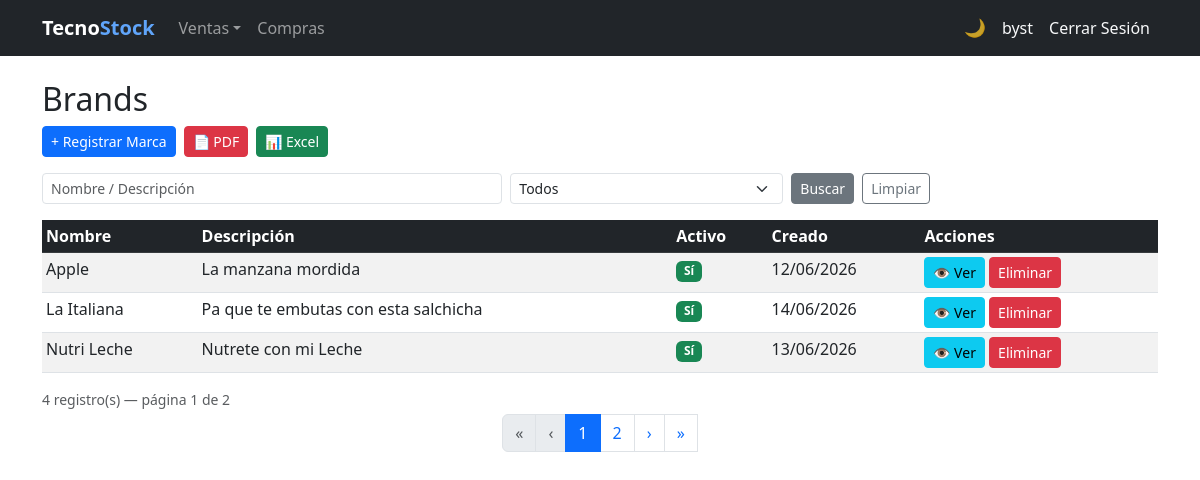
/brands/ (signed in), run on an earlier commit of the app's database.
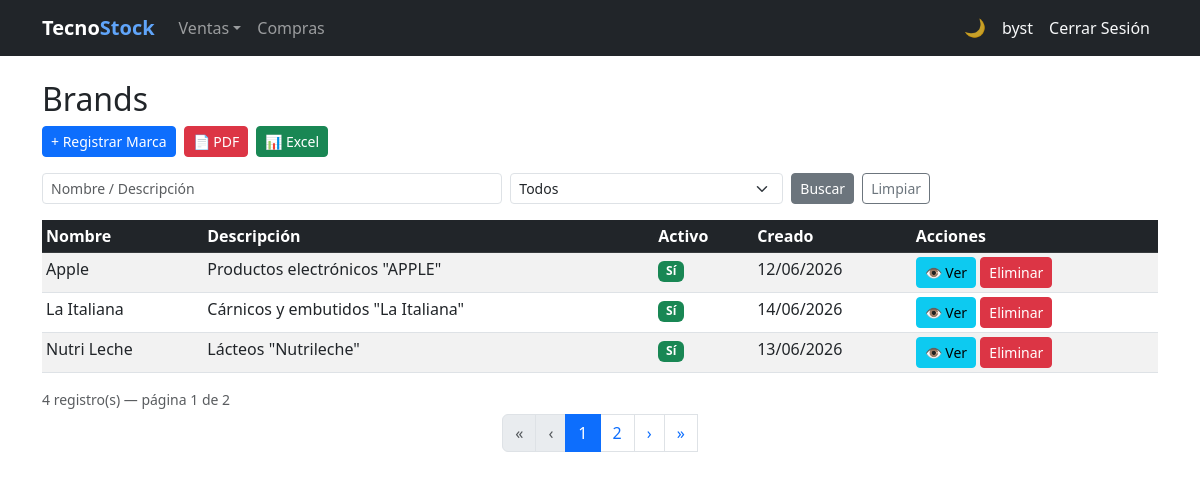
And on a later commit of the database.
### billing/models.py (models this page shows, shortened)
class Brand(models.Model):
    name = models.CharField(max_length=100, unique=True, verbose_name='Nombre de Marca')
    description = models.TextField(blank=True, null=True, verbose_name='Descripción')
    is_active = models.BooleanField(default=True, verbose_name='Activo')
    created_at = models.DateTimeField(auto_now_add=True)
    updated_at = models.DateTimeField(auto_now=True)
    class Meta:
        verbose_name = 'Brand'
        verbose_name_plural = 'Brands'
        ordering = ['name']

### billing/views.py (the view)
# urls.py: path('brands/', views.BrandListView.as_view(), name='brand_list'),
class BrandListView(LoginRequiredMixin, SearchExportMixin, ListView):
    model           = Brand
    template_name   = 'billing/brand_list.html'
    context_object_name = 'items'
    export_filename = 'marcas'
    export_fields   = [
        ('Nombre', 'name'), ('Descripción', 'description'), ('Activo', 'is_active'),
    ]
    search_fields   = [
        {'param': 'q',         'fields': ['name__icontains', 'description__icontains']},
        {'param': 'is_active', 'field':  'is_active', 'type': 'bool'},
    ]

### shared/mixins.py (called while the page is built, shortened)
    def get_queryset(self):
        qs = super().get_queryset()
        for spec in self.search_fields:
            val = self.request.GET.get(spec['param'], '').strip()
            if not val:
                continue
        return qs.distinct()

    def get_context_data(self, **kwargs):
        ctx = super().get_context_data(**kwargs)
        ctx['search_params'] = self.request.GET
        return ctx

    def get(self, request, *args, **kwargs):
        fmt = request.GET.get('export', '').lower()
        if fmt == 'pdf':
            return self._build_pdf()
        if fmt == 'excel':
            return self._build_excel()
        return super().get(request, *args, **kwargs)

### billing/templates/billing/brand_list.html (shortened to what this page needs)
{% extends 'billing/base.html' %}
{% block content %}
<h2>Brands</h2>
<div class="d-flex gap-2 mb-3">
  <a href="{% url 'billing:brand_create' %}" class="btn btn-primary btn-sm">+ Registrar Marca</a>
  {% include 'billing/_export_buttons.html' %}
</div>
<form method="get" class="mb-3">
  <div class="row g-2 align-items-end">
    <div class="col-md-5">
      <input type="text" name="q" class="form-control form-control-sm" placeholder="Nombre / Descripción"
             value="{{ search_params.q|default:'' }}">
    </div>
    <div class="col-md-3">
      <select name="is_active" class="form-select form-select-sm" aria-label="Filter by status">
        <option value="">Todos</option>
      </select>
    </div>
    <div class="col-auto d-flex gap-2">
      <button type="submit" class="btn btn-secondary btn-sm">Buscar</button>
      <a href="{% url 'billing:brand_list' %}" class="btn btn-outline-secondary btn-sm">Limpiar</a>
    </div>
  </div>
</form>
<table class="table table-striped table-hover table-sm">
  <thead class="table-dark">
    <tr><th>Nombre</th><th>Descripción</th><th>Activo</th><th>Creado</th><th>Acciones</th></tr>
  </thead>
  <tbody>
    {% for item in items %}
    <tr>
      <td>{{ item.name }}</td>
      <td>{{ item.description|default:"-"|truncatechars:50 }}</td>
      <td>
        {% if item.is_active %}
          <span class="badge bg-success">Sí</span>
        {% else %}
          <span class="badge bg-secondary">No</span>
        {% endif %}
      </td>
      <td>{{ item.created_at|date:"d/m/Y" }}</td>
      <td>
        <button type="button" class="btn btn-sm btn-info" onclick="showDetail(this)"
          data-dm-title="{{ item.name }}"
          data-dm-subtitle="Marca"
          data-dm-initial="{{ item.name|first|upper }}"
          data-dm-color="#6f42c1"
          data-dm-active="{{ item.is_active }}"
          data-dm-f1l="Nombre"       data-dm-f1v="{{ item.name }}"
          data-dm-f2l="Estado"       data-dm-f2v="{{ item.is_active|yesno:'Activo,Inactivo' }}"
          data-dm-f3l="Creado"       data-dm-f3v="{{ item.created_at|date:'d/m/Y' }}"
          data-dm-f4l="Actualizado"  data-dm-f4v="{{ item.updated_at|date:'d/m/Y' }}"
          data-dm-f5l="Descripción"  data-dm-f5v="{{ item.description|default:'—' }}" data-dm-f5w="1"
          data-dm-edit-url="{% url 'billing:brand_update' item.pk %}"
        >&#128065; Ver</button>
        <a href="{% url 'billing:brand_delete' item.pk %}" class="btn btn-sm btn-danger">Eliminar</a>
      </td>
    </tr>
    {% empty %}
    <tr><td colspan="5" class="text-center">No se encontraron marcas.</td></tr>
    {% endfor %}
  </tbody>
</table>
{% include 'billing/_pagination.html' %}
{% endblock %}

What changed in the data, as far as the page shows it:
changed Brand "Apple": description "La manzana mordida" → "Productos electrónicos \"APPLE\""
changed Brand "La Italiana": description "Pa que te embutas con esta salchicha" → "Cárnicos y embutidos \"La Italiana\""
changed Brand "Nutri Leche": description "Nutrete con mi Leche" → "Lácteos \"Nutrileche\""
